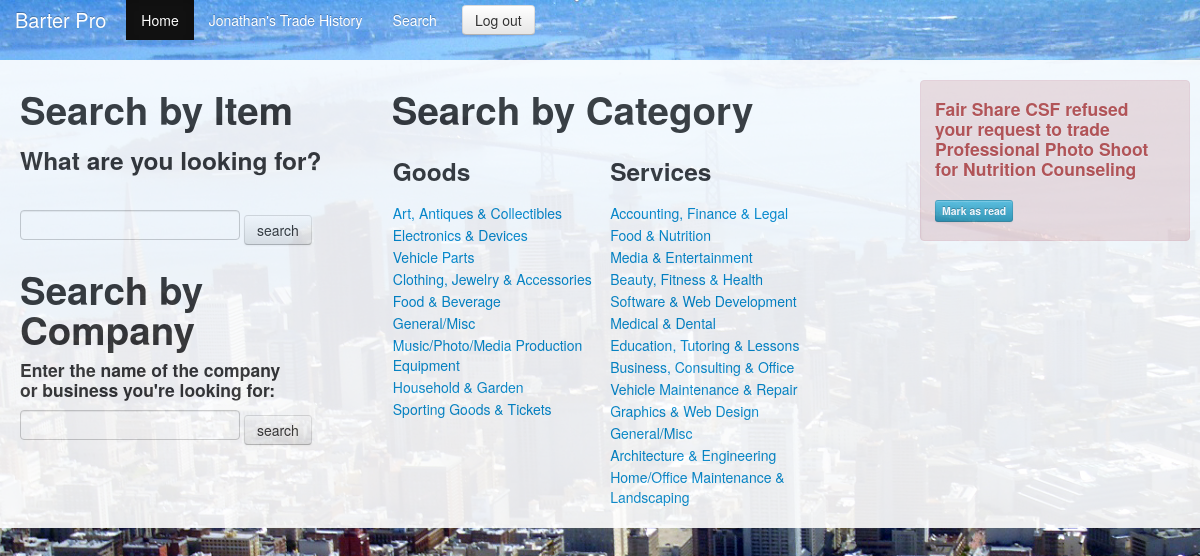
Before: /view_categories (signed in) with the older database file.
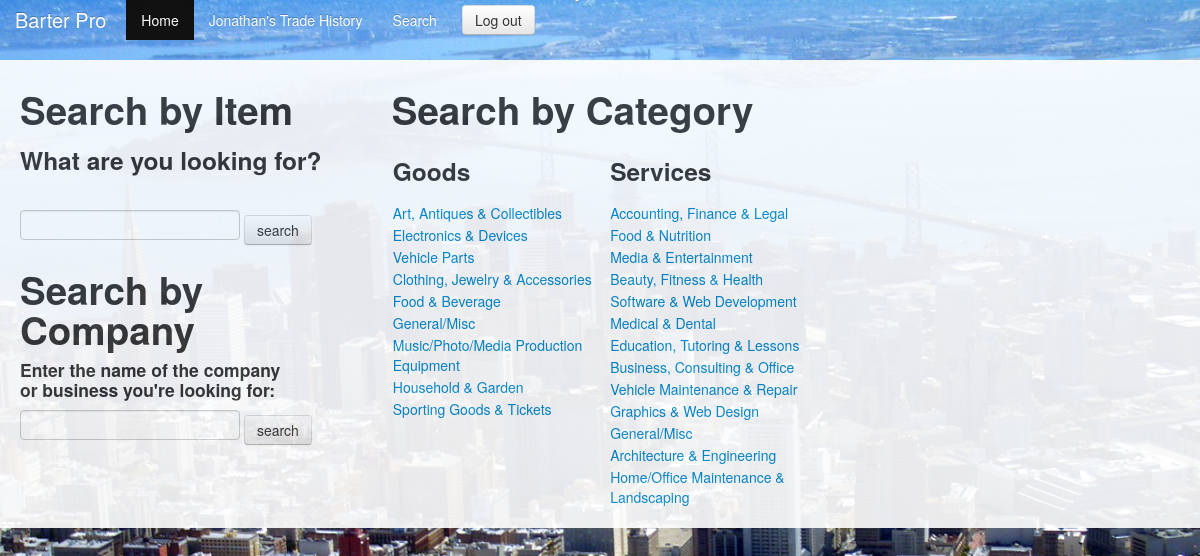
After: the same page with the newer database file.
### model.py (models this page shows, shortened)
class Category(Base):
	__tablename__ = 'categories'
	id = Column(Integer, primary_key=True)
	name = Column(String)				#category of item listed
	cat_type = Column(Integer) 			#goods or services

class Participant(Base): #participants in specific trades
	__tablename__ = 'participants'
	id = Column(Integer, primary_key=True)
	user_id = Column(Integer, ForeignKey("users.id"))
	item_id = Column(Integer, ForeignKey("items.id"))
	trade_id = Column(Integer, ForeignKey("trades.id"))
	total_qty = Column(Integer)
	current_qty = Column(Integer, nullable=True)
	confirm = Column(Boolean, nullable=True)
	requester = Column(Boolean)
	user = relationship("User", backref=backref("participants"))
	item = relationship("Item", backref=backref("participants"))
	trade = relationship("Trade", backref=backref("participants"))

class User(Base):
	__tablename__ = 'users'
	id = Column(Integer, primary_key=True)
	email = Column(String)
	password = Column(String)
	first_name = Column(String)
	last_name = Column(String)
	zipcode = Column(String)
	biz_name = Column(String)
	website = Column(String)
	image_url = Column(String, nullable=True)
	opt_a = Column(String, nullable=True)
	opt_b = Column(String, nullable=True)
	opt_c = Column(String, nullable=True)

class Item(Base):
	__tablename__ = 'items'
	id = Column(Integer, primary_key=True)
	name = Column(String)
	description = Column(String)
	owned = Column(Boolean)
	image_url = Column(String, nullable=True)
	user_id = Column(Integer, ForeignKey("users.id"))
	cat_id = Column(Integer, ForeignKey("categories.id"))
	user = relationship("User", backref=backref("items", order_by=id))
	category = relationship("Category", backref=backref("items", order_by=id))

### server.py (the view)
@app.route("/view_categories", methods=["GET"])
def view_categories():
	goods = db_session.query(Category).filter_by(cat_type=1).all()
	services = db_session.query(Category).filter_by(cat_type=2).all()
	return render_template("view_categories.html",
							goods=goods, services=services)

### server.py (called while the page is built)
@app.before_request
def before_request():
	g.user_id = session.get("user_id") #gets user ID from current session
	if not g.user_id: # redirects to log-in if no user ID session
		g.user_id = None
		g.user = None
	else:
		g.user = db_session.query(User).get(g.user_id)
		g.notifications, g.new_confirms, g.new_refusals = get_notifications()

def get_notifications():
	notifications = db_session.query(Participant).filter_by(user_id=g.user_id, requester=False, confirm=None).all()
	all_my_trades = db_session.query(Participant).filter_by(user_id=g.user_id, requester=True).all()
	new_confirms = [participant for participant in all_my_trades if participant.trade.participants[1].confirm == True and participant.trade.participants[0].confirm == None]
	new_refusals = [participant for participant in all_my_trades if participant.trade.participants[1].confirm == False and participant.trade.participants[0].confirm == None]
	return notifications, new_confirms, new_refusals

### Templates/view_categories.html
{% extends "layout.html" %}
{% block body %}
<div class="row-fluid">
	<div class="span12">
		<div class="row-fluid">
			<div class="span5">
				<h1>Search by Item</h1>
				<form method ="GET" action ="/search_all_cats">
					<h3>What are you looking for?</h3><br>
					<input type ="text" name="search_term">
					<button type ="submit" value="search" class="btn">
						search
					</button>
				</form>
				<h1>Search by Company</h1>
				<form method ="GET" action ="/find_business">
					<h4>Enter the name of the company<br>
						or business you're looking for:</h4>
						<input type ="text" name="search_term">
						<button type ="submit" value="search" class="btn">
							search
						</button>
					</form>
				</div>
				<div class="span6">
					<h1>Search by Category</h1>
					<div class="row-fluid">
						<div class="span6">
							<table>
								<tr>
									<td>
										<strong>
											<h3>Goods</h3>
										</strong>
									</td>
								</tr>
								{% for good in goods %}
								<tr>
									<td>
										<a href="{{url_for('display_items', cat_id=good.id)}}">
											{{ good.name }}
										</a>
									</td>
								</tr>
								{% endfor %}
							</table>
						</div>
						<div class="span6">
							<table>
								<tr>
									<td>
										<strong>
											<h3>Services</h3>
										</strong>
									</td>
								</tr>
								{% for service in services %}
								<tr>
									<td>
										<a href="{{url_for('display_items', cat_id=service.id)}}">	{{ service.name }}
										</a>
									</td>
								</tr>
								{% endfor %}
							</table>
						</div>
					</div>
				</div>
			</div>
		</div>
	</div>
	{% endblock %}

### Templates/layout.html (shortened to what this page needs)
<!DOCTYPE html>
<html lang="en">
<head>
  <link rel="stylesheet" href="../static/bootstrap/css/bootstrap.css" type="text/css">
  <link rel="stylesheet" href="../static/bootstrap/css/main.css" type="text/css">
  <link rel="stylesheet" href="../static/bootstrap/css/bootstrap-responsive.css" type="text/css">
    </head>
    <body>
      <div class="navbar navbar-inverse navbar-fixed-top">
        <div class="navbar-inner">
          <div class="container">
            <a class="brand" href="/">Barter Pro</a>
            <div class="nav-collapse collapse">
              <ul class="nav">
                <li class="active"><a href="/home">Home</a></li>
                {% if g.user %}
                <li><a href="/trade_history">{{ g.user.first_name }}'s Trade History </a>
                </li>
                {% endif %}
                <li><a href="/view_categories">Search</a></li>
              </ul>
              {% if not g.user %}
              <form name="login" action="/authenticate" method="POST" class="navbar-form pull-right">
                <input class="span2" type="text" name="email" placeholder="Email">
                <input class="span2" type="password" name="password" placeholder="Password">
                <button type ="submit" value="sign in" class="btn" >Sign in</button>
              </form>
              {% else %}
              <div>
                <a href="{{url_for('log_out')}}" class="btn">
                  Log out
                </a>
              </div>
              {% endif %}
            </div>
          </div>
        </div>
      </div>
      <div class='container wrapper'>
        <div class='row fluid'>
          <div class='span9'>
            {% block body %}
            {% endblock %}
          </div>
          <div class='row fluid'>
            <div class='span3'>
          {% if g.new_refusals %}
          {% for refuse in g.new_refusals %}
          <div class="alert alert-error">
            <p>
              <strong>
                <h4>
                 {{ refuse.trade.participants[1].user.biz_name }} refused your request to trade {{ refuse.trade.participants[0].item.name }} for {{ refuse.trade.participants[1].item.name }}
                 <br>
                 <br>
                 <a href="/refuse_trade/{{ refuse.trade.id }}" class="btn btn-mini btn-info">
                  Mark as read
                </a>
              </h4>
            </strong>
          </p>
        </div>
        {% endfor %}
        {% endif %}
      </div>
    </div>
  </div>
</div>
  </body>
  </html>

Changed rows visible on the page:
no longer on this page (row edited): Participant: trade "Fair Share CSF", trade "Professional Photo Shoot", trade "Nutrition Counseling"
